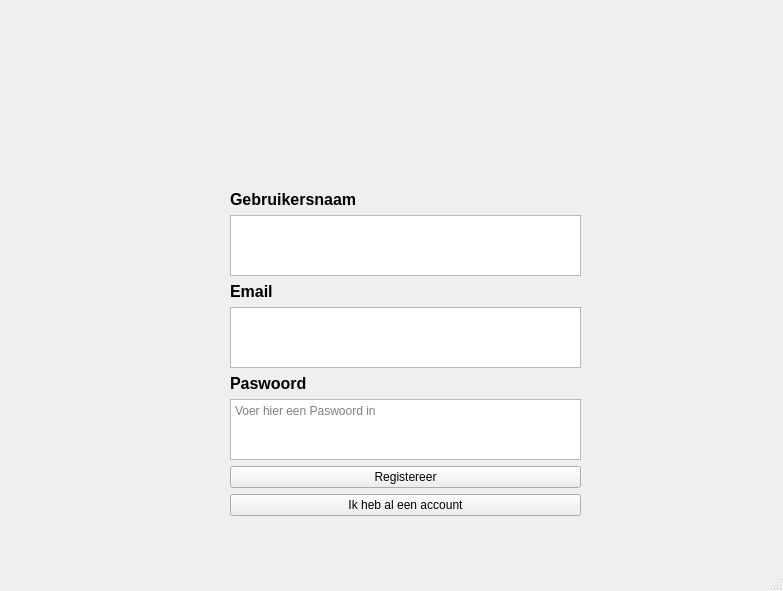
<?xml version="1.0" encoding="UTF-8"?>
<ui version="4.0">
 <class>MainWindow</class>
 <widget class="QMainWindow" name="MainWindow">
  <property name="geometry">
   <rect>
    <x>0</x>
    <y>0</y>
    <width>783</width>
    <height>591</height>
   </rect>
  </property>
  <property name="windowTitle">
   <string>MainWindow</string>
  </property>
  <widget class="QWidget" name="centralwidget">
   <widget class="QWidget" name="gridLayoutWidget">
    <property name="geometry">
     <rect>
      <x>230</x>
      <y>190</y>
      <width>351</width>
      <height>326</height>
     </rect>
    </property>
    <layout class="QGridLayout" name="gridLayout">
     <item row="6" column="0">
      <widget class="QPushButton" name="pushButton">
       <property name="text">
        <string>Registereer</string>
       </property>
      </widget>
     </item>
     <item row="1" column="0">
      <widget class="QPlainTextEdit" name="plainTextEdit">
       <property name="plainText">
        <string/>
       </property>
       <property name="overwriteMode">
        <bool>false</bool>
       </property>
       <property name="placeholderText">
        <string>Voer hier een Gebruikersnaam in</string>
       </property>
      </widget>
     </item>
     <item row="0" column="0">
      <widget class="QLabel" name="label">
       <property name="font">
        <font>
         <pointsize>12</pointsize>
         <bold>true</bold>
        </font>
       </property>
       <property name="text">
        <string>Gebruikersnaam</string>
       </property>
       <property name="alignment">
        <set>Qt::AlignmentFlag::AlignLeading|Qt::AlignmentFlag::AlignLeft|Qt::AlignmentFlag::AlignVCenter</set>
       </property>
      </widget>
     </item>
     <item row="5" column="0">
      <widget class="QPlainTextEdit" name="plainTextEdit_2">
       <property name="placeholderText">
        <string>Voer hier een Paswoord in</string>
       </property>
      </widget>
     </item>
     <item row="7" column="0">
      <widget class="QPushButton" name="pushButton_2">
       <property name="text">
        <string>Ik heb al een account</string>
       </property>
      </widget>
     </item>
     <item row="4" column="0">
      <widget class="QLabel" name="label_2">
       <property name="font">
        <font>
         <pointsize>12</pointsize>
         <bold>true</bold>
        </font>
       </property>
       <property name="text">
        <string>Paswoord</string>
       </property>
       <property name="alignment">
        <set>Qt::AlignmentFlag::AlignLeading|Qt::AlignmentFlag::AlignLeft|Qt::AlignmentFlag::AlignVCenter</set>
       </property>
      </widget>
     </item>
     <item row="3" column="0">
      <widget class="QPlainTextEdit" name="plainTextEdit_3">
       <property name="plainText">
        <string/>
       </property>
       <property name="overwriteMode">
        <bool>false</bool>
       </property>
       <property name="placeholderText">
        <string>Voer hier een Gebruikersnaam in</string>
       </property>
      </widget>
     </item>
     <item row="2" column="0">
      <widget class="QLabel" name="label_4">
       <property name="font">
        <font>
         <pointsize>12</pointsize>
         <bold>true</bold>
        </font>
       </property>
       <property name="text">
        <string>Email</string>
       </property>
       <property name="alignment">
        <set>Qt::AlignmentFlag::AlignLeading|Qt::AlignmentFlag::AlignLeft|Qt::AlignmentFlag::AlignVCenter</set>
       </property>
      </widget>
     </item>
    </layout>
   </widget>
   <widget class="QLabel" name="label_3">
    <property name="geometry">
     <rect>
      <x>340</x>
      <y>30</y>
      <width>121</width>
      <height>141</height>
     </rect>
    </property>
    <property name="text">
     <string/>
    </property>
    <property name="pixmap">
     <pixmap>../test.png</pixmap>
    </property>
    <property name="scaledContents">
     <bool>true</bool>
    </property>
    <property name="alignment">
     <set>Qt::AlignmentFlag::AlignLeading|Qt::AlignmentFlag::AlignLeft|Qt::AlignmentFlag::AlignVCenter</set>
    </property>
   </widget>
  </widget>
  <widget class="QMenuBar" name="menubar">
   <property name="geometry">
    <rect>
     <x>0</x>
     <y>0</y>
     <width>783</width>
     <height>33</height>
    </rect>
   </property>
  </widget>
  <widget class="QStatusBar" name="statusbar"/>
 </widget>
 <resources/>
 <connections/>
</ui>
